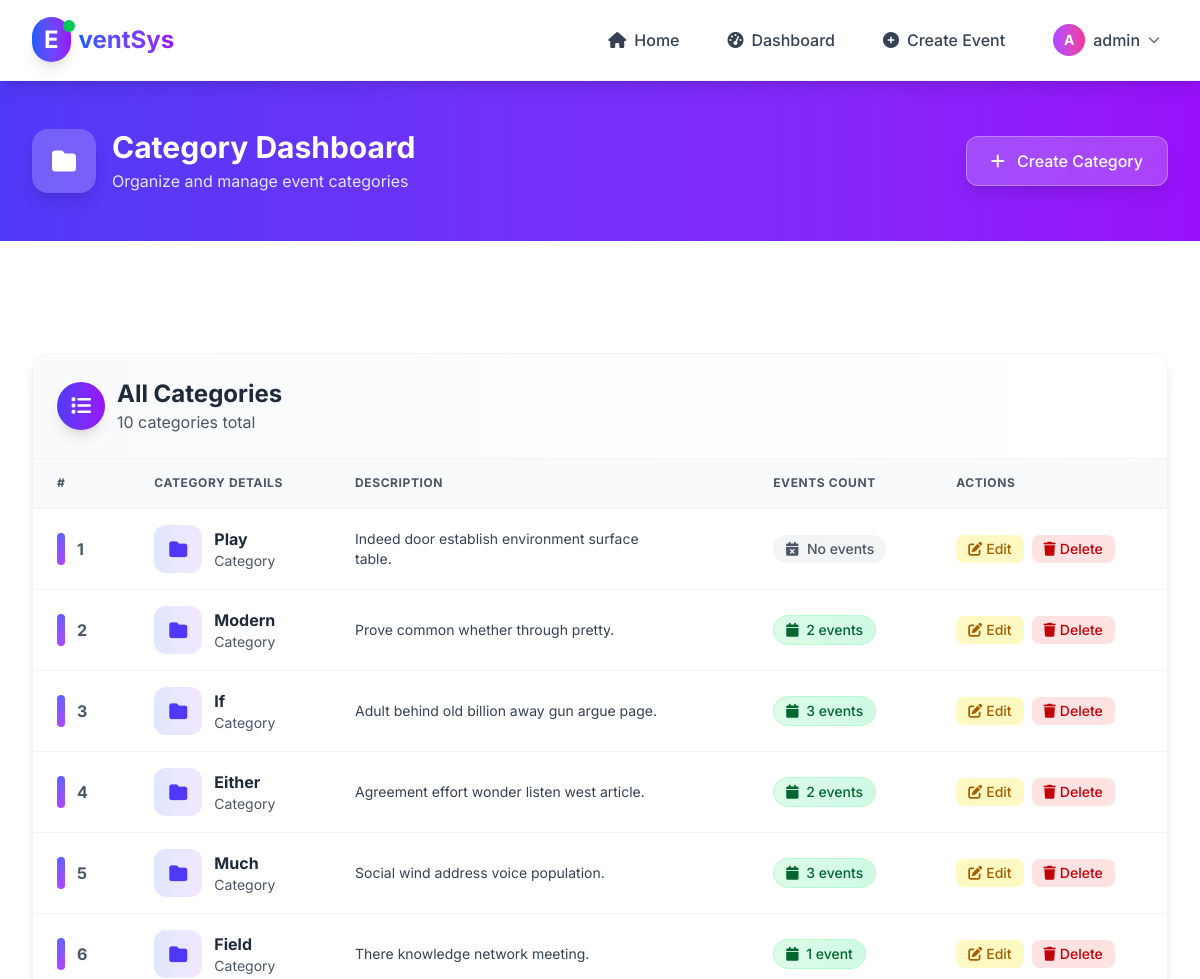
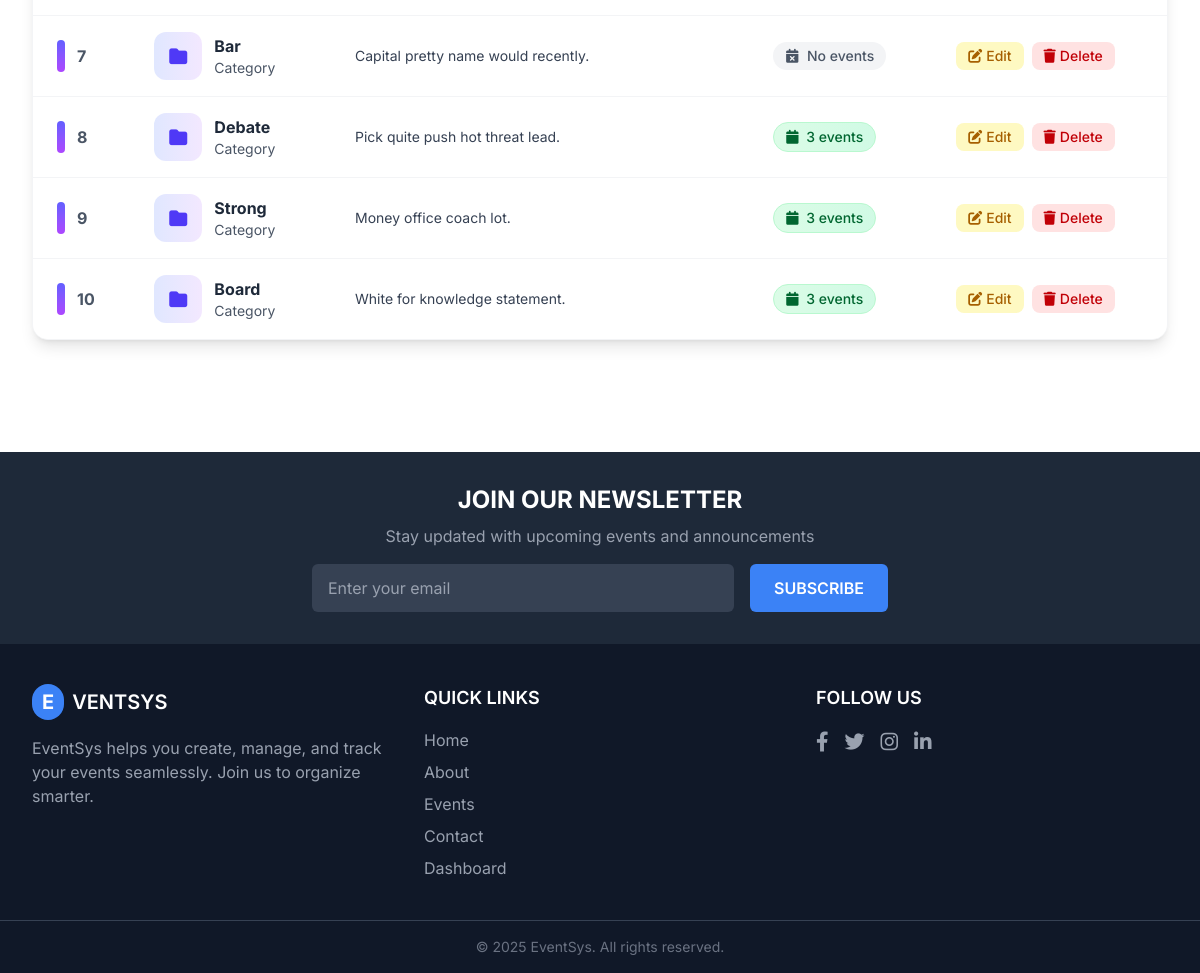
The app's page /events/dashboard/CategoryDashboard (signed in) with its own data (2 pictures, top to bottom).
### events/models.py (models this page shows, shortened)
class Category(models.Model):
    name = models.CharField(max_length=50)
    description = models.TextField(blank=True, null=True)

### events/views.py (the view, shortened to what this page needs)
# urls.py: path("dashboard/CategoryDashboard", category_dashboard, name="category_dashboard"),
@login_required
def category_dashboard(request):
    categories = Category.objects.prefetch_related("events").all()
    context = {
        "categories": categories,
    }
    return render(request, "dashboard/CategoryDashboard.html", context)

### events/utils.py (called while the page is built)
def is_admin(user):
    return user.groups.filter(name="Admin").exists()

### events/templates/dashboard/CategoryDashboard.html (shortened to what this page needs)
{% extends "base.html" %}
{% block theme %}
    {% include "shared/header.html" %}
    <div class="bg-gradient-to-r from-indigo-600 to-purple-600 text-white py-12">
        <div class="e-container">
            <div class="flex items-center justify-between">
                <div class="flex items-center gap-4">
                    <div class="bg-white/20 w-16 h-16 rounded-2xl flex items-center justify-center shadow-lg">
                        <i class="fas fa-folder text-2xl"></i>
                    </div>
                    <div>
                        <h1 class="text-3xl font-bold">Category Dashboard</h1>
                        <p class="text-indigo-100 mt-1">Organize and manage event categories</p>
                    </div>
                </div>
                <a href="{% url 'create_category' %}"
                   class="bg-white/20 hover:bg-white/30 backdrop-blur-sm border border-white/30 text-white px-6 py-3 rounded-xl font-medium transition-all duration-200 transform hover:scale-105 shadow-lg">
                    <i class="fas fa-plus mr-2"></i>
                    Create Category
                </a>
            </div>
        </div>
    </div>
    <div class="e-container e-my">
        <div class="bg-white rounded-2xl shadow-lg border border-gray-100 overflow-hidden">
            <div class="bg-gradient-to-r from-gray-50 to-white p-6 border-b border-gray-100">
                <div class="flex items-center justify-between">
                    <div class="flex items-center gap-3">
                        <div class="bg-gradient-to-r from-indigo-600 to-purple-600 w-12 h-12 rounded-full flex items-center justify-center text-white shadow-lg">
                            <i class="fas fa-list text-xl"></i>
                        </div>
                        <div>
                            <h2 class="text-2xl font-bold text-gray-800">All Categories</h2>
                            <p class="text-gray-600">{{ categories|length }} categor{{ categories|length|pluralize:"y,ies" }} total</p>
                        </div>
                    </div>
                </div>
            </div>
            {% if categories %}
                <div class="overflow-x-auto">
                    <table class="min-w-full">
                        <thead class="bg-gray-50 border-b-2 border-gray-100">
                            <tr>
                                <th class="px-6 py-4 text-left text-xs font-bold text-gray-600 uppercase tracking-wider">#</th>
                                <th class="px-6 py-4 text-left text-xs font-bold text-gray-600 uppercase tracking-wider">Category Details</th>
                                <th class="px-6 py-4 text-left text-xs font-bold text-gray-600 uppercase tracking-wider">Description</th>
                                <th class="px-6 py-4 text-left text-xs font-bold text-gray-600 uppercase tracking-wider">Events Count</th>
                                <th class="px-6 py-4 text-left text-xs font-bold text-gray-600 uppercase tracking-wider">Actions</th>
                            </tr>
                        </thead>
                        <tbody class="bg-white divide-y divide-gray-100">
                            {% for category in categories %}
                                <tr class="hover:bg-gray-50 transition-colors duration-200">
                                    <td class="px-6 py-4">
                                        <div class="flex items-center gap-3">
                                            <div class="w-2 h-8 bg-gradient-to-b from-indigo-500 to-purple-500 rounded-full"></div>
                                            <span class="font-bold text-gray-600">{{ forloop.counter }}</span>
                                        </div>
                                    </td>
                                    <td class="px-6 py-4">
                                        <div class="flex items-center gap-3">
                                            <div class="bg-gradient-to-r from-indigo-100 to-purple-100 w-12 h-12 rounded-xl flex items-center justify-center">
                                                <i class="fas fa-folder text-indigo-600 text-lg"></i>
                                            </div>
                                            <div>
                                                <p class="font-bold text-gray-800">{{ category.name }}</p>
                                                <p class="text-sm text-gray-600">Category</p>
                                            </div>
                                        </div>
                                    </td>
                                    <td class="px-6 py-4">
                                        <div class="max-w-xs">
                                            {% if category.description %}
                                                <p class="text-sm text-gray-700">{{ category.description|truncatechars:100 }}</p>
                                            {% else %}
                                                <span class="text-sm text-gray-400 italic">No description provided</span>
                                            {% endif %}
                                        </div>
                                    </td>
                                    <td class="px-6 py-4">
                                        <div class="flex items-center gap-2">
                                            {% if category.events.count > 0 %}
                                                <span class="bg-gradient-to-r from-green-100 to-emerald-100 text-green-800 px-3 py-1 rounded-full text-sm font-medium border border-green-200">
                                                    <i class="fas fa-calendar mr-1"></i>
                                                    {{ category.events.count }} event{{ category.events.count|pluralize }}
                                                </span>
                                            {% else %}
                                                <span class="bg-gray-100 text-gray-600 px-3 py-1 rounded-full text-sm font-medium">
                                                    <i class="fas fa-calendar-times mr-1"></i>
                                                    No events
                                                </span>
                                            {% endif %}
                                        </div>
                                    </td>
                                    <td class="px-6 py-4">
                                        <div class="flex gap-2">
                                            <a href="{% url 'update_category' category.id %}"
                                               class="bg-yellow-100 hover:bg-yellow-200 text-yellow-700 px-3 py-1 rounded-lg text-sm font-medium transition-colors">
                                                <i class="fas fa-edit mr-1"></i>Edit
                                            </a>
                                            <form method="post"
                                                  action="{% url 'delete_category' category.id %}"
                                                  class="inline">
                                                <button type="submit"
                                                        onclick="return confirm('Are you sure you want to delete this category? This will affect all associated events.')"
                                                        class="bg-red-100 hover:bg-red-200 text-red-700 px-3 py-1 rounded-lg text-sm font-medium transition-colors cursor-pointer">
                                                    <i class="fas fa-trash mr-1"></i>Delete
                                                </button>
                                            </form>
                                        </div>
                                    </td>
                                </tr>
                            {% endfor %}
                        </tbody>
                    </table>
                </div>
            {% endif %}
        </div>
    </div>
    {% include "shared/footer.html" %}
{% endblock theme %}

### events/templates/shared/header.html (shortened to what this page needs)
<section class="shadow-lg border-b border-gray-100 sticky top-0 z-50 backdrop-blur-md bg-white/95">
    <header class="e-container">
        <nav class="flex items-center justify-between h-[80px]">
            <a href="{% url 'home' %}" class="flex items-center gap-2 group">
                <div class="relative">
                    <span class="rounded-full text-2xl font-bold text-white px-3 py-2 bg-gradient-to-r from-blue-600 to-purple-600 shadow-lg group-hover:scale-110 transition-transform duration-200">E</span>
                    <div class="absolute -top-1 -right-1 w-3 h-3 bg-green-500 rounded-full animate-pulse"></div>
                </div>
                <span class="text-2xl font-bold select-none bg-gradient-to-r from-blue-600 to-purple-600 bg-clip-text text-transparent">ventSys</span>
            </a>
            <ul id="nav-menu"
                class="max-h-0 opacity-0 overflow-hidden transition-all duration-300 ease-in-out md:flex md:opacity-100 md:max-h-fit md:overflow-visible space-y-4 md:space-y-0 items-center gap-8 absolute md:static bg-white md:bg-transparent left-0 top-[80px] w-full md:w-auto px-6 py-6 md:p-0 z-50 shadow-lg md:shadow-none border-t md:border-t-0">
                <li>
                    <a href="{% url 'home' %}"
                       class="text-gray-700 hover:text-blue-600 font-medium transition-colors duration-200 flex items-center gap-2 p-2 rounded-lg hover:bg-blue-50">
                        <i class="fas fa-home"></i>
                        <span>Home</span>
                    </a>
                </li>
                {% if request.user.is_authenticated %}
                    <li>
                        <a href="{% url 'dashboard' %}"
                           class="text-gray-700 hover:text-blue-600 font-medium transition-colors duration-200 flex items-center gap-2 p-2 rounded-lg hover:bg-blue-50">
                            <i class="fas fa-tachometer-alt"></i>
                            <span>Dashboard</span>
                        </a>
                    </li>
                    {% for group in request.user.groups.all %}
                        {% if group.name == "Admin" or group.name == "Organizer" %}
                            <li>
                                <a href="{% url 'create_event' %}"
                                   class="text-gray-700 hover:text-green-600 font-medium transition-colors duration-200 flex items-center gap-2 p-2 rounded-lg hover:bg-green-50">
                                    <i class="fas fa-plus-circle"></i>
                                    <span>Create Event</span>
                                </a>
                            </li>
                        {% endif %}
                    {% endfor %}
                    <li class="relative group">
                        <button class="flex items-center gap-2 p-2 rounded-lg hover:bg-gray-50 transition-colors">
                            <div class="w-8 h-8 bg-gradient-to-r from-purple-500 to-pink-500 rounded-full flex items-center justify-center text-white font-bold text-sm">
                                {{ request.user.first_name|first|default:request.user.username|first|upper }}
                            </div>
                            <span class="font-medium text-gray-700">{{ request.user.first_name|default:request.user.username }}</span>
                            <i class="fas fa-chevron-down text-xs text-gray-500 group-hover:rotate-180 transition-transform"></i>
                        </button>
                    </li>
                {% endif %}
            </ul>
        </nav>
    </header>
</section>

### theme/templates/base.html (style rules this page uses)
body { font-family: "Inter", sans-serif; }

### records on screen
Category: name "Play", description "Indeed door establish environment surface table.", shows "No events"
Category: name "Modern", description "Prove common whether through pretty.", events.count "2"
Category: name "If", description "Adult behind old billion away gun argue page.", events.count "3"
Category: name "Either", description "Agreement effort wonder listen west article.", events.count "2"
Category: name "Much", description "Social wind address voice population.", events.count "3"
Category: name "Field", description "There knowledge network meeting.", events.count "1"
Category: name "Bar", description "Capital pretty name would recently.", shows "No events"
Category: name "Debate", description "Pick quite push hot threat lead.", events.count "3"
Category: name "Strong", description "Money office coach lot.", events.count "3"
Category: name "Board", description "White for knowledge statement.", events.count "3"

### other values on screen
{{ request.user.first_name|default:request.user.username }} "admin"
{{ categories|length }} "10"
